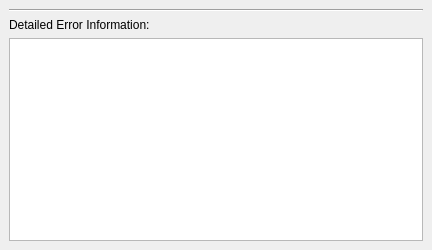
<ui version="4.0" >
 <class>Widget_CompilerError</class>
 <widget class="QWidget" name="Widget_CompilerError" >
  <property name="geometry" >
   <rect>
    <x>0</x>
    <y>0</y>
    <width>432</width>
    <height>250</height>
   </rect>
  </property>
  <property name="minimumSize" >
   <size>
    <width>432</width>
    <height>250</height>
   </size>
  </property>
  <property name="windowTitle" >
   <string>Form</string>
  </property>
  <layout class="QVBoxLayout" >
   <property name="margin" >
    <number>9</number>
   </property>
   <property name="spacing" >
    <number>6</number>
   </property>
   <item>
    <widget class="Line" name="line" >
     <property name="orientation" >
      <enum>Qt::Horizontal</enum>
     </property>
    </widget>
   </item>
   <item>
    <widget class="QLabel" name="labelDetails" >
     <property name="text" >
      <string>Detailed Error Information:</string>
     </property>
    </widget>
   </item>
   <item>
    <widget class="QTextBrowser" name="textBoxCompilerOutput" >
     <property name="font" >
      <font>
       <family>Courier</family>
       <kerning>false</kerning>
      </font>
     </property>
     <property name="lineWrapMode" >
      <enum>QTextEdit::NoWrap</enum>
     </property>
    </widget>
   </item>
  </layout>
 </widget>
 <resources/>
 <connections/>
</ui>
